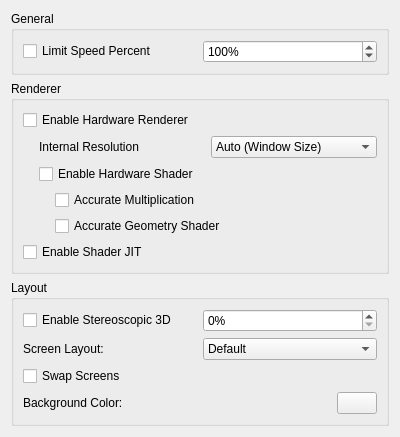
<?xml version="1.0" encoding="UTF-8"?>
<ui version="4.0">
 <class>ConfigureGraphics</class>
 <widget class="QWidget" name="ConfigureGraphics">
  <property name="geometry">
   <rect>
    <x>0</x>
    <y>0</y>
    <width>400</width>
    <height>427</height>
   </rect>
  </property>
  <property name="windowTitle">
   <string>Form</string>
  </property>
  <layout class="QVBoxLayout" name="verticalLayout">
   <item>
    <widget class="QGroupBox" name="generalBox">
     <property name="title">
      <string>General</string>
     </property>
     <layout class="QVBoxLayout" name="verticalLayout_2">
      <item>
       <layout class="QHBoxLayout" name="horizontalLayout_2">
        <item>
         <widget class="QCheckBox" name="toggle_frame_limit">
          <property name="text">
           <string>Limit Speed Percent</string>
          </property>
         </widget>
        </item>
        <item>
         <widget class="QSpinBox" name="frame_limit">
          <property name="suffix">
           <string>%</string>
          </property>
          <property name="minimum">
           <number>1</number>
          </property>
          <property name="maximum">
           <number>9999</number>
          </property>
          <property name="value">
           <number>100</number>
          </property>
         </widget>
        </item>
       </layout>
      </item>
     </layout>
    </widget>
   </item>
   <item>
    <widget class="QGroupBox" name="rendererBox">
     <property name="title">
      <string>Renderer</string>
     </property>
     <layout class="QVBoxLayout" name="verticalLayout_6">
      <item>
       <widget class="QCheckBox" name="toggle_hw_renderer">
        <property name="toolTip">
         <string>&lt;html&gt;&lt;head/&gt;&lt;body&gt;&lt;p&gt;Use OpenGL to accelerate rendering.&lt;/p&gt;&lt;p&gt;Disable to debug graphics-related problem.&lt;/p&gt;&lt;/body&gt;&lt;/html&gt;</string>
        </property>
        <property name="text">
         <string>Enable Hardware Renderer</string>
        </property>
       </widget>
      </item>
      <item>
       <widget class="QWidget" name="hw_renderer_group" native="true">
        <layout class="QVBoxLayout" name="verticalLayout_5">
         <property name="leftMargin">
          <number>16</number>
         </property>
         <property name="topMargin">
          <number>0</number>
         </property>
         <property name="rightMargin">
          <number>0</number>
         </property>
         <property name="bottomMargin">
          <number>0</number>
         </property>
         <item>
          <layout class="QHBoxLayout" name="horizontalLayout">
           <item>
            <widget class="QLabel" name="label">
             <property name="text">
              <string>Internal Resolution</string>
             </property>
            </widget>
           </item>
           <item>
            <widget class="QComboBox" name="resolution_factor_combobox">
             <item>
              <property name="text">
               <string>Auto (Window Size)</string>
              </property>
             </item>
             <item>
              <property name="text">
               <string>Native (400x240)</string>
              </property>
             </item>
             <item>
              <property name="text">
               <string>2x Native (800x480)</string>
              </property>
             </item>
             <item>
              <property name="text">
               <string>3x Native (1200x720)</string>
              </property>
             </item>
             <item>
              <property name="text">
               <string>4x Native (1600x960)</string>
              </property>
             </item>
             <item>
              <property name="text">
               <string>5x Native (2000x1200)</string>
              </property>
             </item>
             <item>
              <property name="text">
               <string>6x Native (2400x1440)</string>
              </property>
             </item>
             <item>
              <property name="text">
               <string>7x Native (2800x1680)</string>
              </property>
             </item>
             <item>
              <property name="text">
               <string>8x Native (3200x1920)</string>
              </property>
             </item>
             <item>
              <property name="text">
               <string>9x Native (3600x2160)</string>
              </property>
             </item>
             <item>
              <property name="text">
               <string>10x Native (4000x2400)</string>
              </property>
             </item>
            </widget>
           </item>
          </layout>
         </item>
         <item>
          <widget class="QCheckBox" name="toggle_hw_shader">
           <property name="toolTip">
            <string>&lt;html&gt;&lt;head/&gt;&lt;body&gt;&lt;p&gt;Use OpenGL to accelerate shader emulation.&lt;/p&gt;&lt;p&gt;Requires a relatively powerful GPU for better performance.&lt;/p&gt;&lt;/body&gt;&lt;/html&gt;</string>
           </property>
           <property name="text">
            <string>Enable Hardware Shader</string>
           </property>
          </widget>
         </item>
         <item>
          <widget class="QWidget" name="hw_shader_group" native="true">
           <layout class="QVBoxLayout" name="verticalLayout_7">
            <property name="leftMargin">
             <number>16</number>
            </property>
            <property name="topMargin">
             <number>0</number>
            </property>
            <property name="rightMargin">
             <number>0</number>
            </property>
            <property name="bottomMargin">
             <number>0</number>
            </property>
            <item>
             <widget class="QCheckBox" name="toggle_accurate_mul">
              <property name="toolTip">
               <string>&lt;html&gt;&lt;head/&gt;&lt;body&gt;&lt;p&gt;Correctly handle all edge cases in multiplication operation in shaders. &lt;/p&gt;&lt;p&gt;Some games requires this to be enabled for the hardware shader to render properly.&lt;/p&gt;&lt;p&gt;However this would reduce performance in most games.&lt;/p&gt;&lt;/body&gt;&lt;/html&gt;</string>
              </property>
              <property name="text">
               <string>Accurate Multiplication</string>
              </property>
             </widget>
            </item>
            <item>
             <widget class="QCheckBox" name="toggle_accurate_gs">
              <property name="toolTip">
               <string>&lt;html&gt;&lt;head/&gt;&lt;body&gt;&lt;p&gt;Force to fall back to software shader emulation when geometry shaders are used. &lt;/p&gt;&lt;p&gt;Some games require this to be enabled for the hardware shader to render properly.&lt;/p&gt;&lt;p&gt;However this might reduce performance in some games&lt;/p&gt;&lt;/body&gt;&lt;/html&gt;</string>
              </property>
              <property name="text">
               <string>Accurate Geometry Shader</string>
              </property>
             </widget>
            </item>
           </layout>
          </widget>
         </item>
        </layout>
       </widget>
      </item>
      <item>
       <widget class="QCheckBox" name="toggle_shader_jit">
        <property name="toolTip">
         <string>&lt;html&gt;&lt;head/&gt;&lt;body&gt;&lt;p&gt;Use the JIT engine instead of the interpreter for software shader emulation. &lt;/p&gt;&lt;p&gt;Enable this for better performance.&lt;/p&gt;&lt;/body&gt;&lt;/html&gt;</string>
        </property>
        <property name="text">
         <string>Enable Shader JIT</string>
        </property>
       </widget>
      </item>
     </layout>
    </widget>
   </item>
   <item>
    <widget class="QGroupBox" name="layoutBox">
     <property name="title">
      <string>Layout</string>
     </property>
     <layout class="QVBoxLayout" name="verticalLayout_3">
      <item>
       <layout class="QHBoxLayout" name="horizontalLayout_5">
        <item>
         <widget class="QCheckBox" name="toggle_3d">
          <property name="text">
           <string>Enable Stereoscopic 3D</string>
          </property>
         </widget>
        </item>
        <item>
         <widget class="QSpinBox" name="factor_3d">
          <property name="suffix">
           <string>%</string>
          </property>
          <property name="minimum">
           <number>0</number>
          </property>
          <property name="maximum">
           <number>100</number>
          </property>
          <property name="value">
           <number>0</number>
          </property>
         </widget>
        </item>
       </layout>
      </item>
      <item>
       <layout class="QHBoxLayout" name="horizontalLayout_4">
        <item>
         <widget class="QLabel" name="label1">
          <property name="text">
           <string>Screen Layout:</string>
          </property>
         </widget>
        </item>
        <item>
         <widget class="QComboBox" name="layout_combobox">
          <item>
           <property name="text">
            <string>Default</string>
           </property>
          </item>
          <item>
           <property name="text">
            <string>Single Screen</string>
           </property>
          </item>
           <item>
             <property name="text">
               <string>Medium Screen</string>
             </property>
           </item>
          <item>
           <property name="text">
            <string>Large Screen</string>
           </property>
          </item>
          <item>
           <property name="text">
            <string>Side by Side</string>
           </property>
          </item>
         </widget>
        </item>
       </layout>
      </item>
      <item>
       <widget class="QCheckBox" name="swap_screen">
        <property name="text">
         <string>Swap Screens</string>
        </property>
       </widget>
      </item>
      <item>
       <layout class="QHBoxLayout" name="horizontalLayout_6">
        <item>
         <widget class="QLabel" name="bg_label">
          <property name="text">
           <string>Background Color:</string>
          </property>
         </widget>
        </item>
        <item>
         <widget class="QPushButton" name="bg_button">
          <property name="maximumSize">
           <size>
            <width>40</width>
            <height>16777215</height>
           </size>
          </property>
         </widget>
        </item>
       </layout>
      </item>
     </layout>
    </widget>
   </item>
   <item>
    <spacer name="verticalSpacer">
     <property name="orientation">
      <enum>Qt::Vertical</enum>
     </property>
     <property name="sizeHint" stdset="0">
      <size>
       <width>20</width>
       <height>40</height>
      </size>
     </property>
    </spacer>
   </item>
  </layout>
 </widget>
 <resources/>
 <connections/>
</ui>
